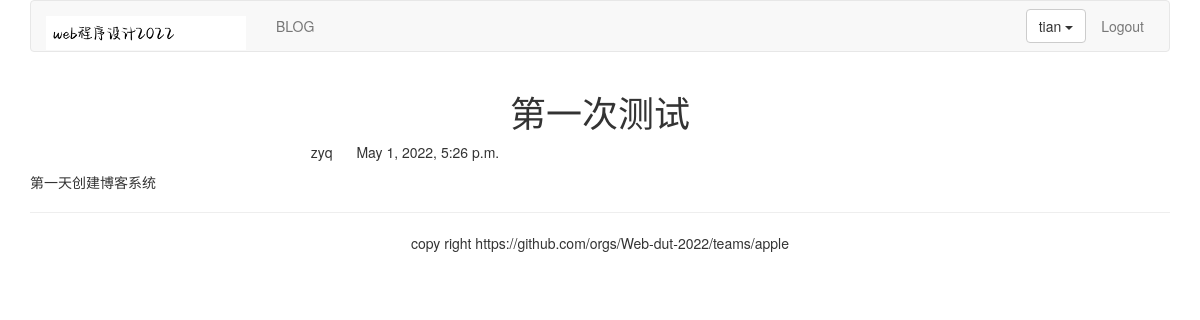
The app's page /blog/1/ (signed in) with its own data.
### blog/models.py (models this page shows, shortened)
class BlogArticles(models.Model):
    title = models.CharField(max_length=300)
    author = models.ForeignKey(User, related_name="blog_posts",on_delete = models.DO_NOTHING)
    body = models.TextField()
    publish = models.DateTimeField(default=timezone.now)
    class Meta:
        ordering = ("-publish",)

### blog/views.py (the view)
# urls.py: path('<int:article_id>/', views.blog_article, name='blog_article'),
def blog_article(request,article_id):
    article = get_object_or_404(BlogArticles,id=article_id)
    pub = article.publish
    return render(request,'blog/content.html',{'article':article,'publish':pub})

### templates/blog/content.html (shortened to what this page needs)
{% extends "base.html" %}
{% block content %}
<div class="row text-center vertical-middle-sm">
    <h1>{{ article.title }}</h1>
</div>
<div class="row">
    <div class="col-xs-12 col-md-8">
        <p class="text-center"><span>{{ article.author.username }}
            </span><span style="margin-left:20px">{{ publish }}</span>
        </p>
<div>{{ article.body }}</div>
    </div>
</div>
{% endblock %}

### templates/header.html (shortened to what this page needs)
{% load static %}
<div class="container">
    <nav class="navbar navbar-default" role="navigation">
        <div class="navbar-header">
            <a class="navbar-brand" href="https://github.com/Web-dut-2022">
                <img src="{% static '/images/logo.png' %}" width="200px">
            </a>
        </div>
        <div>
            <ul class="nav navbar-nav" role="navigation">
                <li><a href="{% url 'blog:blog_title' %}">BLOG</a></li>
            </ul>
            <ul class="nav navbar-nav navbar-right" style="margin-right: 10px">
                {% if user.is_authenticated %}
                <li>
                    <div class="dropdown" style="margin-top:8px">
                        <button class='btn btn-default dropdown-toggle' type='button' id='dropdownMenu' data-toggle='dropdown'>{{ user.username }}
                            <span class='caret'></span>
                        </button>
                    </div>
                </li>
                <li><a href="{% url 'account:user_logout' %}">Logout</a></li>
                {% else %}
               <li><a href="{% url 'account:user_login' %}">LOGIN</a></li>
               {% endif %}
            </ul>
        </div>
    </nav>
</div>

### records on screen
BlogArticles: title "第一次测试", author.username "zyq", publish "May 1, 2022, 5:26 p.m.", body "第一天创建博客系统"

### other values on screen
{{ user.username }} "tian"
